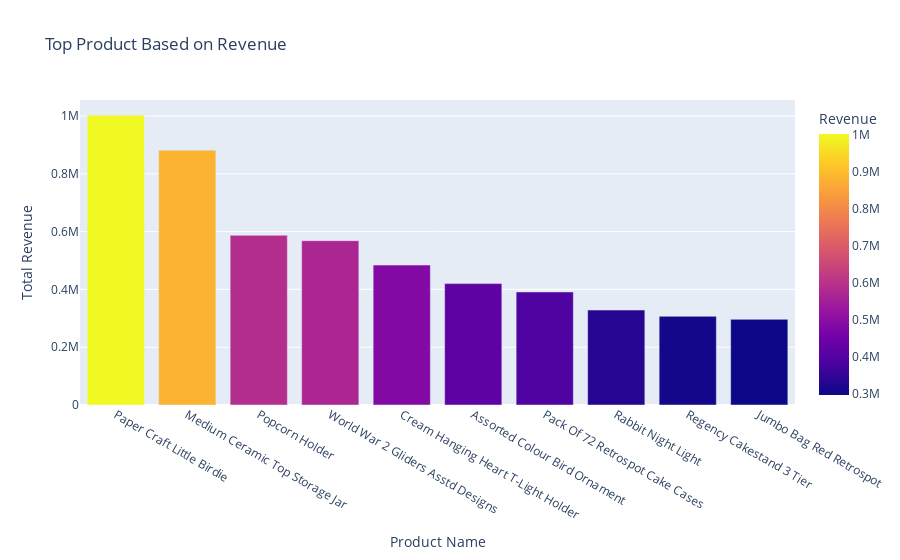

Source (notebook cell):
### Code cell
# Grouping ProductName with Revenue
top_product = df.groupby(['ProductName'])['Revenue'].sum().reset_index()
top_product = top_product.sort_values(by=['Revenue'], ascending = False)

# Creating Diagram Bar to determine which country has top revenue
fig = px.bar(top_product.head(10), x='ProductName', y='Revenue', color='Revenue', title='Top Product Based on Revenue')
fig.update_xaxes(title='Product Name')
fig.update_yaxes(title='Total Revenue')
fig.show()

### Figure 1 — Plotly figure (JSON) as saved in the notebook; plotly's stock layout.template omitted (floating-point values rounded to 4 significant figures)
{"data": [{"alignmentgroup": "True", "hovertemplate": "ProductName=%{x}<br>Revenue=%{marker.color}<extra></extra>", "legendgroup": "", "marker": {"color": [1003000.0, 882000.0, 587200.0, 568700.0, 484400.0, 420100.0, 391200.0, 328500.0, 306900.0, 296600.0], "coloraxis": "coloraxis", "pattern": {"shape": ""}}, "name": "", "offsetgroup": "", "orientation": "v", "showlegend": false, "textposition": "auto", "type": "bar", "x": ["Paper Craft Little Birdie", "Medium Ceramic Top Storage Jar", "Popcorn Holder", "World War 2 Gliders Asstd Designs", "Cream Hanging Heart T-Light Holder", "Assorted Colour Bird Ornament", "Pack Of 72 Retrospot Cake Cases", "Rabbit Night Light", "Regency Cakestand 3 Tier", "Jumbo Bag Red Retrospot"], "xaxis": "x", "y": [1003000.0, 882000.0, 587200.0, 568700.0, 484400.0, 420100.0, 391200.0, 328500.0, 306900.0, 296600.0], "yaxis": "y"}], "layout": {"barmode": "relative", "coloraxis": {"colorbar": {"title": {"text": "Revenue"}}, "colorscale": [[0, "#0d0887"], [0.1111, "#46039f"], [0.2222, "#7201a8"], [0.3333, "#9c179e"], [0.4444, "#bd3786"], [0.5556, "#d8576b"], [0.6667, "#ed7953"], [0.7778, "#fb9f3a"], [0.8889, "#fdca26"], [1, "#f0f921"]]}, "legend": {"tracegroupgap": 0}, "title": {"text": "Top Product Based on Revenue"}, "xaxis": {"anchor": "y", "domain": [0, 1], "title": {"text": "Product Name"}}, "yaxis": {"anchor": "x", "domain": [0, 1], "title": {"text": "Total Revenue"}}}}
